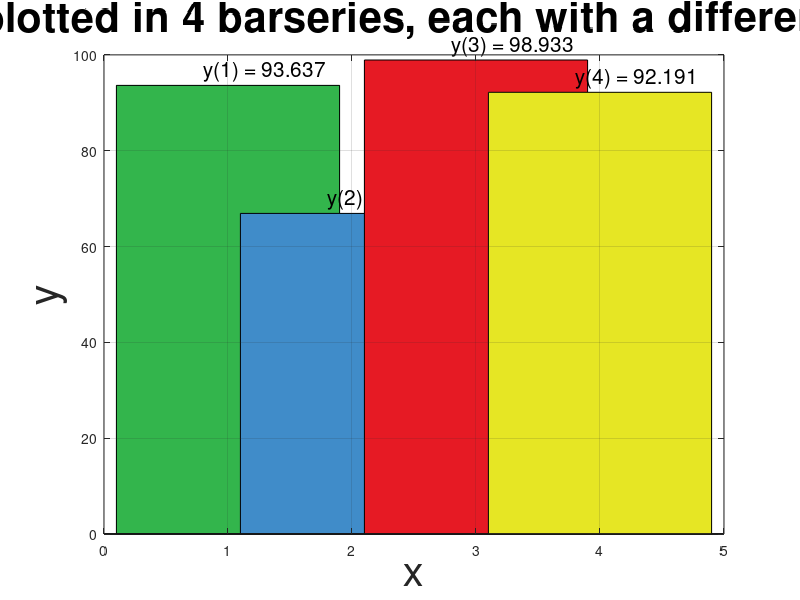

Write MATLAB code to recreate this figure.
% Demo macro plot 4 bars and give a different color to each one.
% Also plots the value of the bar above the bar.
clc;    % Clear the command window.
close all;  % Close all figures (except those of imtool.)
clear;  % Erase all existing variables.
workspace;  % Make sure the workspace panel is showing.
fontSize = 30;
format compact
% Ask user for the number of bars.
defaultValue = 4;
titleBar = 'Enter an integer value';
userPrompt = 'Enter the number of bars';
caUserInput = inputdlg(userPrompt, titleBar, 1, {num2str(defaultValue)});
if isempty(caUserInput),return,end; % Bail out if they clicked Cancel.
integerValue = round(str2double(cell2mat(caUserInput)));
% Check for a valid integer.
if isnan(integerValue)
    % They didn't enter a number.  
    % They clicked Cancel, or entered a character, symbols, or something else not allowed.
    integerValue = defaultValue;
    message = sprintf('I said it had to be an integer.\nI will use %d and continue.', integerValue);
    uiwait(warndlg(message));
end
% Define sample data in the range 20-80.
x = 1 : integerValue;
y = 20 + 80 * rand(integerValue)
numberOfBars = length(y);
button = menu('Use which colormap?', 'Custom', 'Random', 'Jet', 'Hot', 'Lines');
if button == 1
  % Make up a custom colormap specifying the color for each bar series.
  barColorMap(1,:) = [.2 .71 .3];  % Green Color for segment 1.
  barColorMap(2,:) = [.25 .55 .79];  % Blue Color for segment 2.
  barColorMap(3,:) = [.9 .1 .14];  % Red Color for segment 3.
  barColorMap(4,:) = [.9 .9 .14];  % Yellow Color for segment 4.
  % I have not defined any more than 4 colors in this demo.
  % For any number of bars beyond 4, just make up random colors.
  if numberOfBars > 4
    barColorMap(5:numberOfBars, 1:3) = rand(numberOfBars-4, 3);
  end
elseif button == 2
  % Example of using colormap with random colors
  barColorMap = rand(numberOfBars, 3); 
elseif button == 3
  % Example of using pre-defined jet colormap
  barColorMap = jet(numberOfBars); 
elseif button == 4
  % Example of using pre-defined Hot colormap
  barColorMap = hot(numberOfBars); 
else
  % Example of using pre-defined lines colormap
  barColorMap = lines(numberOfBars); 
end
% Plot each number one at a time, calling bar() for each y value.
for b = 1 : numberOfBars
  % Plot one single bar as a separate bar series.
  handleToThisBarSeries(b) = bar(x(b), y(b), 'BarWidth', 0.9);
  % Apply the color to this bar series.
  set(handleToThisBarSeries(b),'FaceColor', barColorMap(b,:));
  % Place text atop the bar
  barTopper = sprintf('y(%d) = %.3f', x(b), y(b));
  text(x(b)-0.2, y(b)+3, barTopper, 'FontSize', 15);
  hold on;
end
% Fancy up the graph.
grid on;
caption = sprintf('Data plotted in %d barseries, each with a different color', length(y));
title(caption, 'FontSize', fontSize);
xlabel('x', 'FontSize', fontSize);
ylabel('y', 'FontSize', fontSize);
% Restore the x tick marks.
set(gca, 'XTickMode', 'Auto');
% set(gca, 'XTickLabels', xTickLabels);
% Enlarge figure to full screen.
set(gcf, 'units','normalized','outerposition',[0 0 1 1]);
% Give a name to the title bar.
set(gcf,'name','Demo by ImageAnalyst','numbertitle','off');